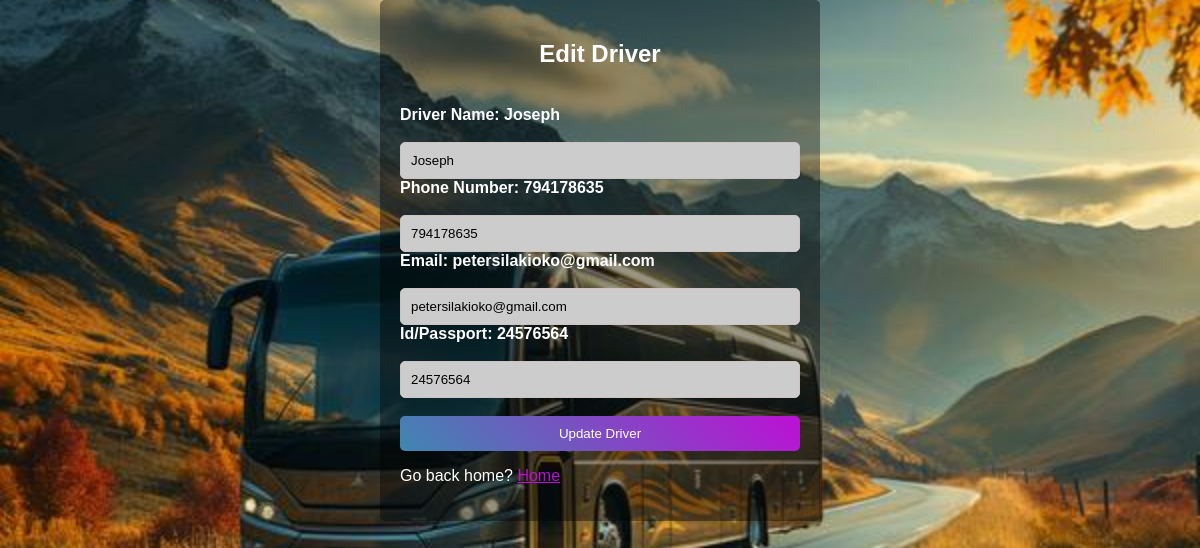
The app's page /admin/edit/editdriver.php?driver_id=1 (signed in) with its own data.
### tables this page shows
CREATE TABLE `drivers` (
  `driver_id` int NOT NULL AUTO_INCREMENT,
  `name` varchar(100) NOT NULL,
  `phonenumber` varchar(100) NOT NULL,
  `email` varchar(100) NOT NULL,
  `idpassport` varchar(100) NOT NULL,
  `lastupdate` timestamp(6) NOT NULL DEFAULT CURRENT_TIMESTAMP(6) ON UPDATE CURRENT_TIMESTAMP(6),
  PRIMARY KEY (`driver_id`)
);

### controllers/admineditcontroller.php (called while the page is built, shortened)
<?php
require '../../connect/db_connect.php';
if(isset($_GET['driver_id'])) {
    $id = $_GET['driver_id'];
    $sql = "SELECT * FROM drivers WHERE driver_id = $id";
    $result = $conn->query($sql);
    if ($result->num_rows > 0) {
        $driver = $result->fetch_assoc();
        $name = $driver['name'];
        $phonenumber = $driver['phonenumber'];
        $email = $driver['email'];
        $idpassport = $driver['idpassport'];
    }
}
?>

### admin/edit/editdriver.php (the view, shortened to what this page needs)
<?php
require_once '../../controllers/admineditcontroller.php';
?>
<!DOCTYPE html>
<html lang="en">
<head>
    <link rel="stylesheet" href="../../css/registers.css">
</head>
<body>
    <div class="container">
        <h2>Edit Driver</h2>
        <form action="editdriver.php" method="post">
            <input type="hidden" name="id" value="<?php echo $id; ?>"><br>
            <label for="name">Driver Name:  <?php echo $name; ?></label><br>
            <input type="text" id="name" name="name" value="<?php echo $name; ?>"><br>
            <label for="phonenumber">Phone Number:  <?php echo $phonenumber; ?></label><br>
            <input type="text" id="phonenumber" name="phonenumber" value="<?php echo $phonenumber; ?>"><br>
            <label for="email">Email:  <?php echo $email; ?></label><br>
            <input type="text" id="email" name="email" value="<?php echo $email; ?>"><br>
            <label for="idpassport">Id/Passport: <?php echo $idpassport; ?></label><br>
            <input type="text" id="idpassport" name="idpassport" value="<?php echo $idpassport; ?>"><br><br>
            <button type="submit" name="updatedriver">Update Driver</button><br>
            <p>Go back home? <a href="../drivers.php">Home</a></p>
        </form>
    </div>
</body>
</html>

### css/registers.css (style rules this page uses)
body { font-family: Arial, sans-serif; margin: 0; padding: 0; min-height: 680px; background-image: url('../images/backbus.jpg'); background-size: cover; background-position: center; background-repeat: no-repeat; }
.container { max-width: 400px; margin: auto; padding: 20px; background-color: rgba(0, 0, 0, 0.4); color: #fff; border-radius: 5px; }
.container a { color: #bd10d4; }
h2 { text-align: center; margin-bottom: 20px; }
label { display: block; font-weight: bold; }
input[type="text"], input[type="email"], input[type="password"] { width: 100%; padding: 10px; border: 1px solid #cec3c3; background-color: #ccc; border-radius: 5px; box-sizing: border-box; }
button { width: 100%; padding: 10px; background-image: linear-gradient(45deg, #3f87b1, #bd10d4); color: #fff; border: none; border-radius: 5px; cursor: pointer; transition: background-color 0.3s ease; }

### records on screen
drivers: name "Joseph", phonenumber "794178635", email "petersilakioko@gmail.com", idpassport "24576564"
